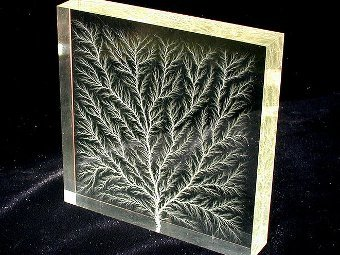
#> input picture images/fractal (105).jpg, 340 x 255 px
$ python main.py
#> lines starting #> are read from the running program, lines starting #| are printed output that depends on the picture
import matplotlib.pyplot as plt
from loguru import logger
import os
import cv2
import time

IMG_SIZE = (2000, 2000)
FOLDER = "images"

OUTPUT = 'fractal.png'

data = []
labels = []

def create_data():
    logger.info(f'Размер изображения - {IMG_SIZE[0]}x{IMG_SIZE[1]}')
    logger.info(f'Папка с датасетом - {FOLDER}')

    data_dir = os.path.abspath(os.getcwd())
    path = os.path.join(data_dir, FOLDER)

    for image in os.listdir(path):
        temp_path = os.path.join(path, image)

        img_array = cv2.imread(os.path.join(path, image))
#> img_array is the input picture: shape (255, 340, 3); mean B, G, R 59.6, 66.4, 64.7
        new_array = cv2.resize(img_array, IMG_SIZE)
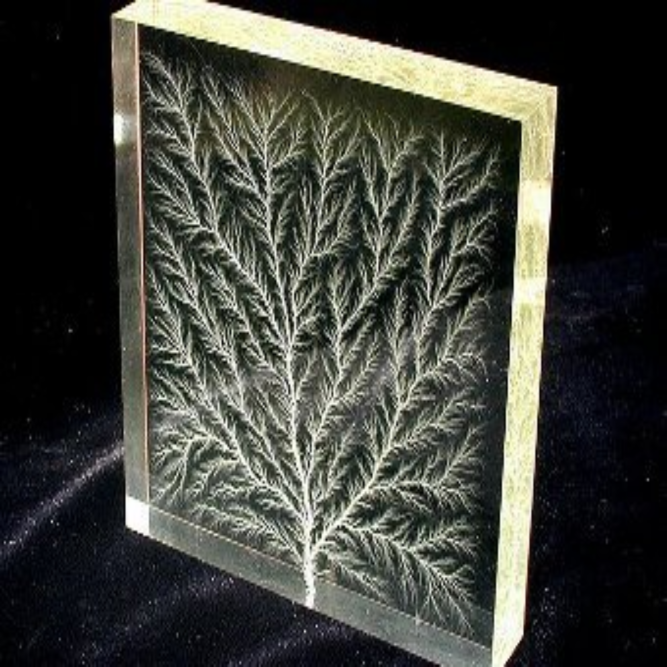
#> new_array: shape (2000, 2000, 3) (shown at 1/3 size); mean B, G, R 59.5, 66.3, 64.6
        label = temp_path.split(os.path.sep)[-2]
        labels.append(label)
        data.append(new_array)
#> pass 2 of the loop in create_data, `for image in os.listdir(path):`:
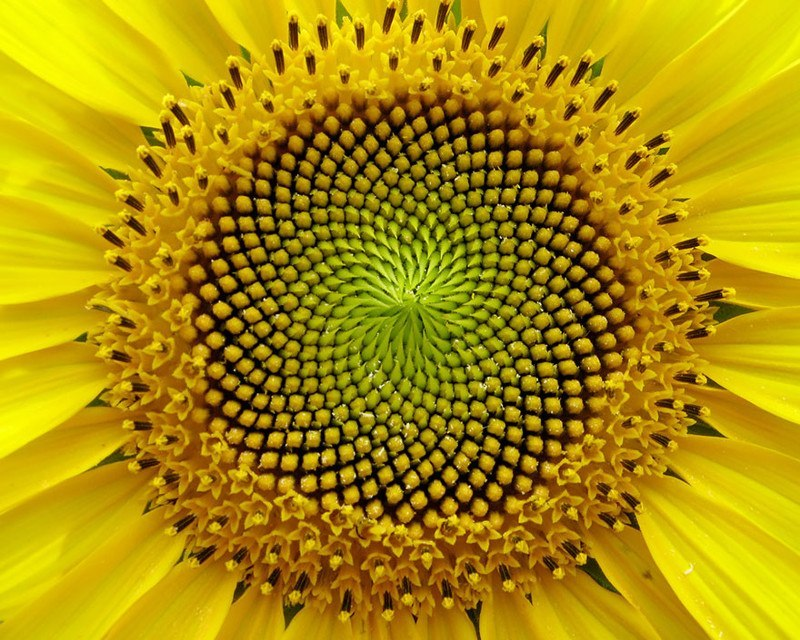
#> input picture images/fractal (106).jpg, 800 x 640 px
#> in create_data, img_array is the input picture: shape (640, 800, 3); mean B, G, R 8.2, 143.5, 172.4
#> in create_data, `new_array = cv2.resize(img_array, IMG_SIZE)`:
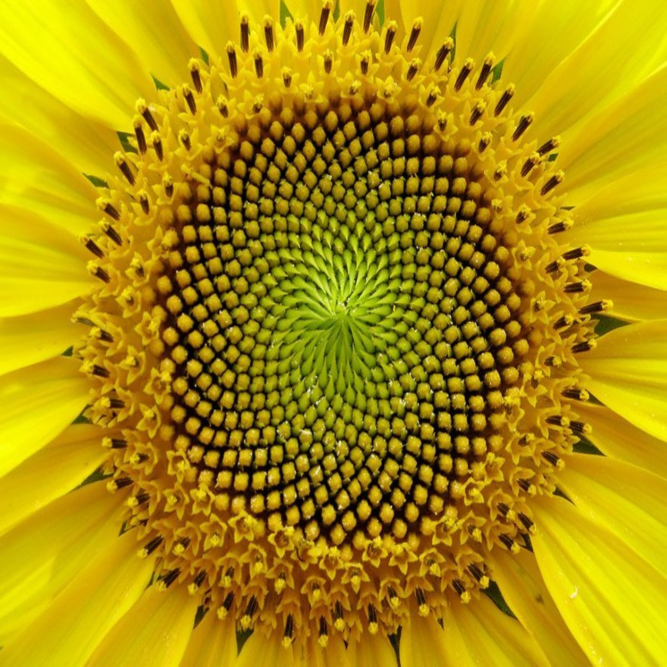
#> new_array: shape (2000, 2000, 3) (shown at 1/3 size); mean B, G, R 8.1, 143.3, 172.3
#> pass 3 of the loop in create_data, `for image in os.listdir(path):`:
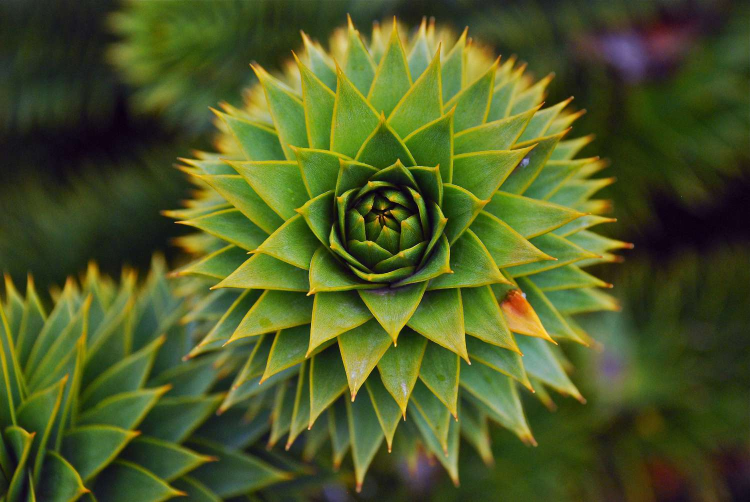
#> input picture images/fractal (107).jpg, 1500 x 1004 px (shown at 1/2 size)
#> in create_data, img_array is the input picture: shape (1004, 1500, 3); mean B, G, R 36.2, 89.4, 76.8
#> in create_data, `new_array = cv2.resize(img_array, IMG_SIZE)`:
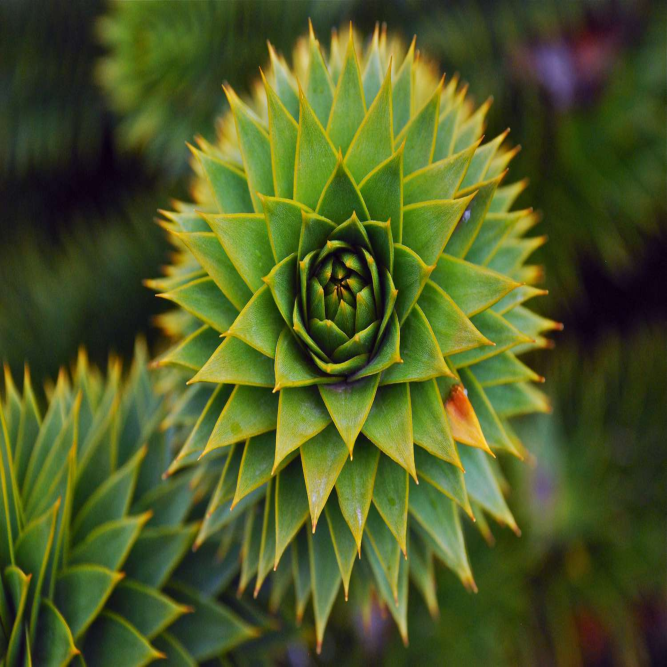
#> new_array: shape (2000, 2000, 3) (shown at 1/3 size); mean B, G, R 36, 89.3, 76.6

create_data()
plt.imsave(OUTPUT, data[2])
logger.info(f'Успешно сохранено в файл {OUTPUT}')
time.sleep(5)
